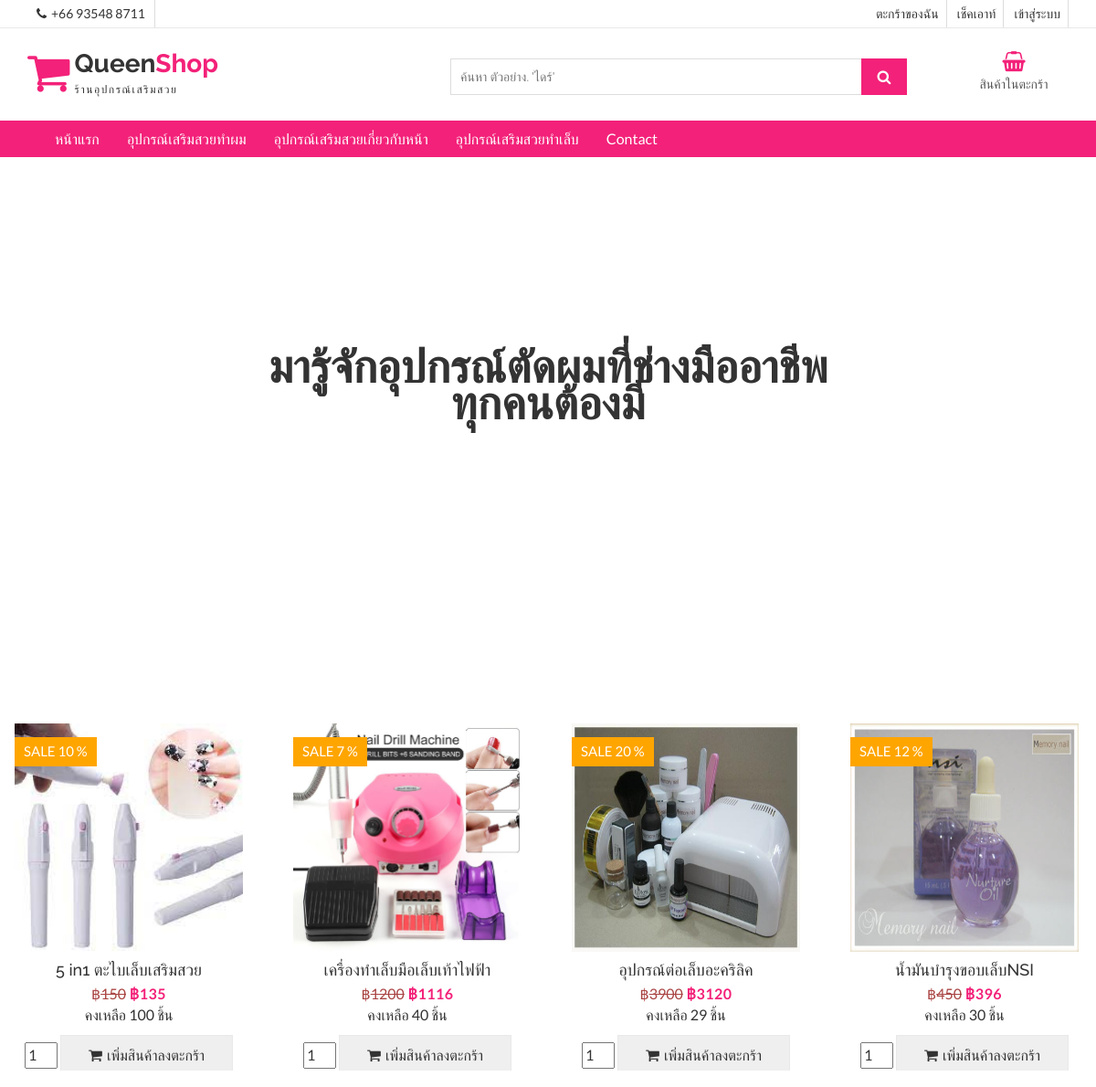
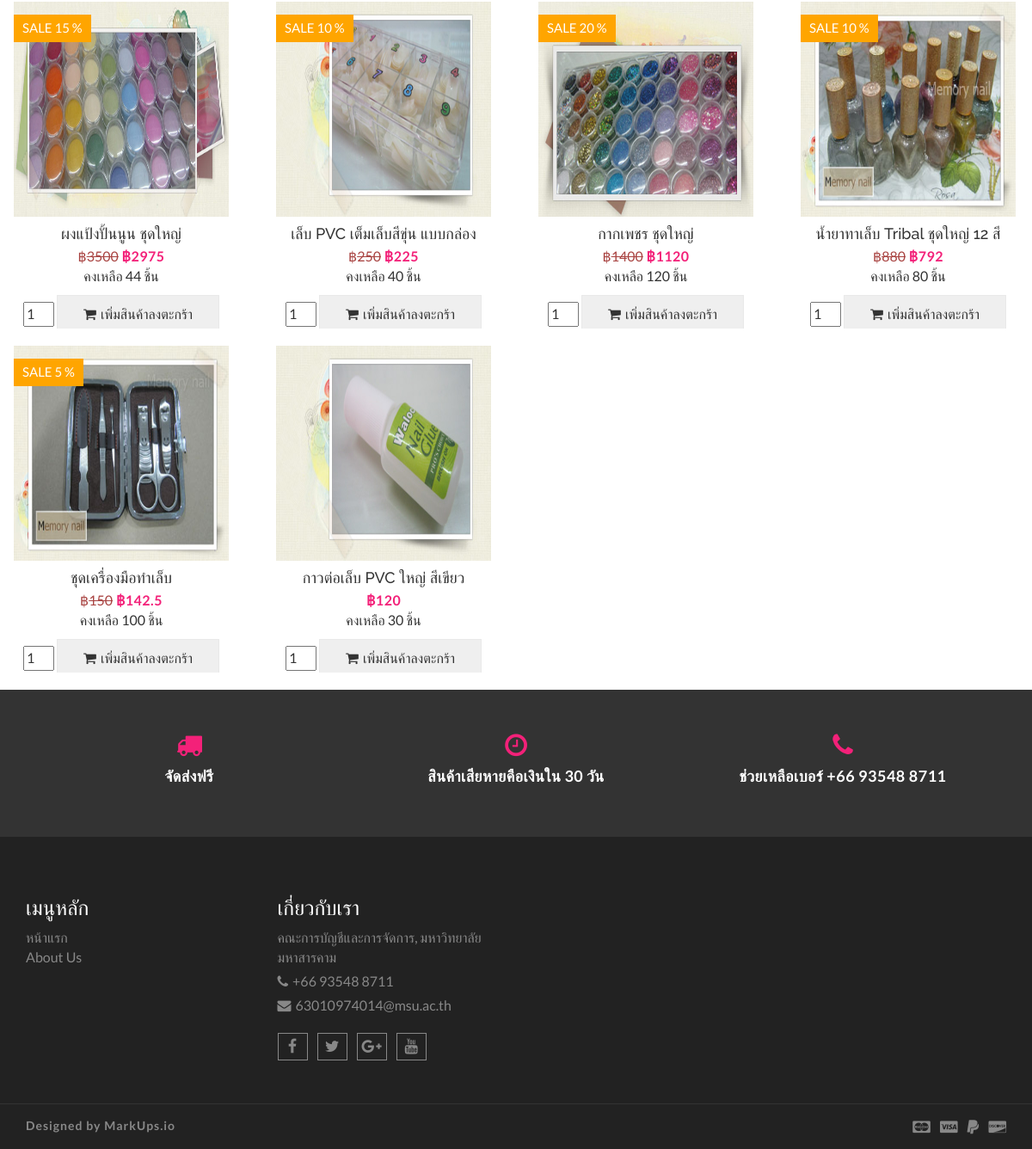
Screenshot of /index.php?type=T3 with the database file from the repository (2 pictures, top to bottom).
### tables this page shows
CREATE TABLE `tblproduct` (
  `id` int(11) NOT NULL,
  `name` varchar(100) NOT NULL,
  `code` varchar(100) NOT NULL,
  `image` text NOT NULL,
  `price` double NOT NULL,
  `tproid` int(11) NOT NULL,
  `unit` int(11) NOT NULL,
  `sale` int(11) NOT NULL
);

### config/dbcontroller.php (called while the page is built, shortened)
<?php
class DBController {
	private $host = "localhost";
	private $user = "root";
	private $password = "";
	private $database = "shoppingonline";
	private $conn;
	function __construct() {
		$this ->conn = $this ->connectDB();
	}
	function connectDB() {
		$conn = mysqli_connect($this->host,$this->user,$this->password,$this->database);
		return $conn;
	}
	function runQuery($query) {
		$result =  mysqli_query($this->conn,$query);
		while($row = mysqli_fetch_assoc($result)) {
			$resultset[] = $row;
		}
		if(!empty($resultset))
			return $resultset;
	}
}
?>

### index.php (the view, shortened to what this page needs)
<?php
require_once("config/dbcontroller.php");
$db_handle = new DBController();
?>
<!DOCTYPE html>
<html lang="en">
<head>
</head>
<body>
  <link href="css/font-awesome.css" rel="stylesheet">
  <link href="css/bootstrap.css" rel="stylesheet">
  <link href="css/jquery.smartmenus.bootstrap.css" rel="stylesheet">
  <link rel="stylesheet" type="text/css" href="css/jquery.simpleLens.css">
  <link rel="stylesheet" type="text/css" href="css/slick.css">
  <link rel="stylesheet" type="text/css" href="css/nouislider.css">
  <link id="switcher" href="css/theme-color/pink-theme.css" rel="stylesheet">
  <link href="css/sequence-theme.modern-slide-in.css" rel="stylesheet" media="all">
  <link href="css/style.css" rel="stylesheet">
  </head>
  <body>
    <header id="aa-header">
      <div class="aa-header-top">
        <div class="container">
          <div class="row">
            <div class="col-md-12">
              <div class="aa-header-top-area">
                <div class="aa-header-top-left">
                  <div class="cellphone hidden-xs">
                    <p><span class="fa fa-phone"></span>+66 93548 8711</p>
                  </div>
                </div>
                <div class="aa-header-top-right">
                  <ul class="aa-head-top-nav-right">
                    <li class="hidden-xs"><a href="cart.php">ตะกร้าของฉัน</a></li>
                    <li class="hidden-xs"><a href="checkout.php">เช็คเอาท์</a></li>
                    <?php
              if(!empty($_COOKIE['user'])){
              echo "<li><a href='logout.php'>ออกจากระบบ</a></li>";
            } else {
              echo "<li><a href='login.php'>เข้าสู่ระบบ</a></li>";
             } ?>
                  </ul>
                </div>
              </div>
            </div>
          </div>
        </div>
      </div>
      <div class="aa-header-bottom">
        <div class="container">
          <div class="row">
            <div class="col-md-12">
              <div class="aa-header-bottom-area">
                <div class="aa-logo">
                  <a href="index.php">
                    <span class="fa fa-shopping-cart"></span>
                    <p>Queen<strong>Shop</strong> <span>ร้านอุปกรณ์เสริมสวย</span></p>
                  </a>
                </div>
                <div class="aa-cartbox">
                  <a class="aa-cart-link" href="#">
                    <span class="fa fa-shopping-basket"></span>
                    <span class="aa-cart-title">สินค้าในตะกร้า</span>
                  </a>
                </div>
                <div class="aa-search-box">
                  <form method="post" action="index.php">
                    <input type="text" name="name" id="" placeholder="ค้นหา ตัวอย่าง. 'ไดร์' ">
                    <button type="submit"><span class="fa fa-search"></span></button>
                  </form>
                </div>
              </div>
            </div>
          </div>
        </div>
      </div>
    </header>
    <section id="menu" >
      <div class="container ">
        <div class="menu-area ">
          <div class="navbar navbar-default " role="navigation">
            <div class="navbar-collapse collapse">
              <ul class="nav navbar-nav ">
                <li class="book-h-m"><a href="index.php">หน้าแรก</a>
                </li>
                <li class="book-h-m"><a href="index.php?type=T1">อุปกรณ์เสริมสวยทำผม</a>
                </li>
                <li class="book-h-m"><a href="index.php?type=T2">อุปกรณ์เสริมสวยเกี่ยวกับหน้า</a>
                </li>
                <li class="book-h-m"><a href="index.php?type=T3">อุปกรณ์เสริมสวยทำเล็บ</a>
                </li>
                <li class="book-h-m"><a href="contact.php">Contact</a>
                </li>
              </ul>
            </div>
          </div>
        </div>
      </div>
    </section>
    <section id="aa-slider">
      <div class="aa-slider-area">
        <div id="sequence" class="seq">
          <div class="seq-screen">
            <ul class="seq-canvas">
              <li>
                <div class="seq-title">
                </div>
              </li>
              <li>
                <iframe width="100%" height="100%" src="https://www.youtube.com/embed/EDmFKDi4sqo" frameborder="0"
                  gesture="media" allowfullscreen></iframe>
                <div class="seq-title">
                  <h2 data-seq>มารู้จักอุปกรณ์ตัดผมที่ช่างมืออาชีพทุกคนต้องมี</h2>
                </div>
              </li>
              <li>
                <div class="seq-title">
                </div>
              </li>
            </ul>
          </div>
          <fieldset class="seq-nav" aria-controls="sequence" aria-label="Slider buttons">
            <a type="button" class="seq-prev" aria-label="Previous"><span class="fa fa-angle-left"></span></a>
            <a type="button" class="seq-next" aria-label="Next"><span class="fa fa-angle-right"></span></a>
          </fieldset>
        </div>
      </div>
    </section>
    <section id="aa-product">
      <div class="container">
        <div class="row">
          <div class="col-md-12">
            <div class="row">
              <div class="aa-product-area">
                <div class="aa-product-inner">
                  <div class="tab-content">
                    <div class="tab-pane fade in active" id="men">
                      <ul class="aa-product-catg">
                        <?php
        if(isset($_GET["type"])){
          $type = $_GET["type"];
          $product_array = $db_handle->runQuery("SELECT * FROM tblproduct INNER JOIN typeproduct ON tblproduct.tproid = typeproduct.tproid WHERE typeproduct.tproname = '$type'  ORDER BY id ASC");
        }else{
          $name = $_POST["name"];
          $product_array = $db_handle->runQuery("SELECT * FROM tblproduct WHERE name LIKE '%$name%' ORDER BY id ASC");
        }
                      if (!empty($product_array)) {
                        foreach($product_array as $key=>$value){
                      ?>
                        <li class="book-h-p">
                          <form width="250px" method="post" action="index.php?action=add&code=<?php
echo $product_array[$key]["code"]; ?>">
                            <figure>
                              <a class="aa-product-img" href="#"><img src="<?php echo $product_array[$key]
["image"]; ?>" alt="<?php echo $product_array[$key]["name"]; ?>" width="250px" height="250px"></a>
                              <?php
if($product_array[$key]["sale"] >= 1){
echo '<span class="aa-badge book-c-o" href="#">SALE '.$product_array[$key]
["sale"].' %</span>';}
?>
                              <figcaption>
                                <h4 class="aa-product-title"><a href="#"><?php echo $product_array[$key]
["name"]; ?></a></h4>
                                <?php
if($product_array[$key]["sale"] >= 1){
$sale = ($product_array[$key]["sale"]/100) * $product_array[$key]["price"] ;
$saletotal = $product_array[$key]["price"] - $sale;
echo '<span class="text-danger">฿<del>'.$product_array[$key]["price"].
'</del></span>';
echo '<span class="aa-product-price"> ฿'.$saletotal.'</span>';
}else{
echo '<span class="aa-product-price">฿'.$product_array[$key]["price"].'</span>';}
?>
                                <br>
                                <span>คงเหลือ <?php echo $product_array[$key]["unit"]; ?> ชิ้น</span>
                                <br>
                                <?php
if($product_array[$key]["unit"] == 0){
echo 'สินค้าหมด';
}else{
echo '<input type="text" name="quantity" value="1" size="2" />
<button type="submit" name="button" class="aa-primary-btn">
<span class="fa fa-shopping-cart"></span>เพิ่มสินค้าลงตะกร้า
</button>';}
?>
                              </figcaption>
                            </figure>
                          </form>
                        </li>
                        <?php
                        }
                    }
                    ?>
                      </ul>
                    </div>
                  </div>
                </div>
              </div>
            </div>
          </div>
        </div>
      </div>
    </section>
    <section id="aa-support">
      <div class="container">
        <div class="row">
          <div class="col-md-12">
            <div class="aa-support-area">
              <div class="col-md-4 col-sm-4 col-xs-12">
                <div class="aa-support-single">
                  <span class="fa fa-truck"></span>
                  <h4>จัดส่งฟรี</h4>
                </div>
              </div>
              <div class="col-md-4 col-sm-4 col-xs-12">
                <div class="aa-support-single">
                  <span class="fa fa-clock-o"></span>
                  <h4>สินค้าเสียหายคือเงินใน 30 วัน</h4>
                </div>
              </div>
              <div class="col-md-4 col-sm-4 col-xs-12">
                <div class="aa-support-single">
                  <span class="fa fa-phone"></span>
                  <h4>ช่วยเหลือเบอร์ +66 93548 8711</h4>
                </div>
              </div>
            </div>
          </div>
        </div>
      </div>
    </section>
    <footer id="aa-footer">
      <div class="aa-footer-top">
        <div class="container">
          <div class="row">
            <div class="col-md-12">
              <div class="aa-footer-top-area">
                <div class="row">
                  <div class="col-md-3 col-sm-6">
                    <div class="aa-footer-widget">
                      <h3>เมนูหลัก</h3>
                      <ul class="aa-footer-nav">
                        <li><a href="#">หน้าแรก</a></li>
                        <li><a href="#">About Us</a></li>
                      </ul>
                    </div>
                  </div>
                  <div class="col-md-3 col-sm-6">
                    <div class="aa-footer-widget">
                      <div class="aa-footer-widget">
                        <h3>เกี่ยวกับเรา</h3>
                        <address>
                          <p> คณะการบัญชีและการจัดการ, มหาวิทยาลัยมหาสารคาม</p>
                          <p><span class="fa fa-phone"></span>+66 93548 8711</p>
                          <p><span class="fa fa-envelope"></span>63010974014@msu.ac.th</p>
                        </address>
                        <div class="aa-footer-social">
                          <a href="https://www.facebook.com/profile.php?id=100002417987756"><span class="fa fa-facebook"></span></a>
                          <a href="#"><span class="fa fa-twitter"></span></a>
                          <a href="#"><span class="fa fa-google-plus"></span></a>
                          <a href="#"><span class="fa fa-youtube"></span></a>
                        </div>
                      </div>
                    </div>
                  </div>
                </div>
              </div>
            </div>
          </div>
        </div>
      </div>
      <div class="aa-footer-bottom">
        <div class="container">
          <div class="row">
            <div class="col-md-12">
              <div class="aa-footer-bottom-area">
                <p>Designed by <a href="http://www.markups.io/">MarkUps.io</a></p>
                <div class="aa-footer-payment">
                  <span class="fa fa-cc-mastercard"></span>
                  <span class="fa fa-cc-visa"></span>
                  <span class="fa fa-paypal"></span>
                  <span class="fa fa-cc-discover"></span>
                </div>
              </div>
            </div>
          </div>
        </div>
      </div>
    </footer>
  </body>
</html>
</body>
</html>

### css/theme-color/pink-theme.css (style rules this page uses)
h2 { color: #f32179; }
#aa-header .aa-header-bottom .aa-header-bottom-area .aa-logo a > span { color: #f32179; }
#aa-header .aa-header-bottom .aa-header-bottom-area .aa-logo a strong { color: #f32179; }
#aa-header .aa-header-bottom .aa-header-bottom-area .aa-search-box button { background-color: #f32179; }
#aa-header .aa-header-bottom .aa-cartbox .aa-cart-link { color: #f32179; }
#menu { background-color: #f32179; }
.aa-product-catg li .aa-product-price { color: #f32179; }
#aa-support .aa-support-area .aa-support-single span { color: #f32179; }

### css/sequence-theme.modern-slide-in.css (style rules this page uses)
.seq { position: relative; background-position: 0% 100%; background-size: cover; height: 360px; width: 100%; max-width: 100%; overflow: hidden; margin: 0 auto; padding: 0; }
.seq .seq-screen, .seq .seq-canvas, .seq .seq-canvas > * { margin: 0; padding: 0; height: 100%; width: 100%; list-style: none; }
.seq .seq-canvas > * { position: absolute; }
.seq .seq-canvas { width: 100%; overflow: hidden; position: relative; display: block; margin: 0 auto; }
.seq .seq-nav, .seq .seq-pagination { display: none; }
.seq.seq-active .seq-nav { display: block; }
.seq .seq-nav { position: absolute; z-index: 999; top: 50%; width: 100%; max-width: 100%; margin: 0 auto; padding: 0; pointer-events: none; border: none; }
.seq .seq-next, .seq .seq-prev { color:#fff; position: absolute; top: 50%; margin-top: -33px; padding: 10px 15px; line-height: 45px; border: 1px solid transparent; cursor: pointer; text-align: center; pointer-events: auto; -webkit-transition-duration: .2s; transition-duration: .2s; -webkit-transform: translate3d(0, 0, 0); -ms-transform: translate3d(0, 0, 0); transform: translate3d(0, 0, 0); font-size:50px; text-shadow: none; }
.seq .seq-next { right: 20px; }
.seq .seq-prev { left: 20px; }
.seq .seq-model, .seq .seq-title { position: absolute; }
.seq .seq-title { bottom: 5%; margin: 0 2.5%; width: 95%; }
.seq .seq-title h2, .seq .seq-title p { display: block; width: 98%; vertical-align: middle; text-align: center; margin: 0; opacity: 0; font-size: 16px; -webkit-transition-duration: .3s; transition-duration: .3s; -webkit-transition-properties: opacity; transition-properties: opacity; }
.seq .seq-title h2 { padding: .2em 1%; font-family: 'Oxygen', sans-serif; color: white; background: black; float: left; }
.seq .seq-in .seq-title h2, .seq .seq-in .seq-title p { opacity: 1; -webkit-transform: translate3d(0, 0, 0); -ms-transform: translate3d(0, 0, 0); transform: translate3d(0, 0, 0); }
@media only screen and (min-width: 640px) { .seq { position: relative; height: auto; height: 600px; max-height: 100%; min-height: 360px; background-position: 50% 100%; } }
@media only screen and (min-width: 640px) { .seq:before { display: none; content: ""; width: 100%; padding-top: 56.25%; } }
@media only screen and (min-width: 640px) { .seq .seq-screen { position: absolute; top: 0; left: 0; right: 0; bottom: 0; } }
@media only screen and (min-width: 640px) { .seq .seq-model, .seq .seq-title { display: inline-block; } }
@media only screen and (min-width: 640px) { .seq .seq-title { bottom: 0; width: 40%; margin-right: 12.5%; } }
@media only screen and (min-width: 640px) { .seq .seq-title h2, .seq .seq-title p { display: inline-block; width: auto; margin: 0; opacity: 0; text-align: left; font-size: 18px; -webkit-transition-duration: .3s; transition-duration: .3s; -webkit-transition-properties: transform, opacity; transition-properties: transform, opacity; } }
@media only screen and (min-width: 640px) { .seq .seq-title h2 { margin-bottom: .4em; padding: .2em .6em; font-family: 'Oxygen', sans-serif; color: white; background: black; -webkit-transform: translate3d(-120px, 0, 0); -ms-transform: translate3d(-120px, 0, 0); transform: translate3d(-120px, 0, 0); } }

### index.php (style rules this page uses)
.book-c-o { background-color: #ffa500; }

### rows the page displays
tblproduct: image (picture), sale "10", name "5 in1 ตะไบเล็บเสริมสวย", price "150", saletotal "135", unit "100"
tblproduct: image (picture), sale "7", name "เครื่องทำเล็บมือเล็บเท้าไฟฟ้า", price "1200", saletotal "1116", unit "40"
tblproduct: image (picture), sale "20", name "อุปกรณ์ต่อเล็บอะคริลิค", price "3900", saletotal "3120", unit "29"
tblproduct: image (picture), sale "12", name "น้ำมันบำรุงขอบเล็บNSI", price "450", saletotal "396", unit "30"
tblproduct: image (picture), sale "15", name "ผงแป้งปั้นนูน ชุดใหญ่", price "3500", saletotal "2975", unit "44"
tblproduct: image (picture), sale "10", name "เล็บ PVC เต็มเล็บสีขุ่น แบบกล่อง", price "250", saletotal "225", unit "40"
tblproduct: image (picture), sale "20", name "กากเพชร ชุดใหญ่", price "1400", saletotal "1120", unit "120"
tblproduct: image (picture), sale "10", name "น้ำยาทาเล็บ Tribal ชุดใหญ่ 12 สี", price "880", saletotal "792", unit "80"
tblproduct: image (picture), sale "5", name "ชุดเครื่องมือทำเล็บ", price "150", saletotal "142.5", unit "100"
tblproduct: image (picture), name "กาวต่อเล็บ PVC ใหญ่ สีเขียว", price "120", unit "30"
